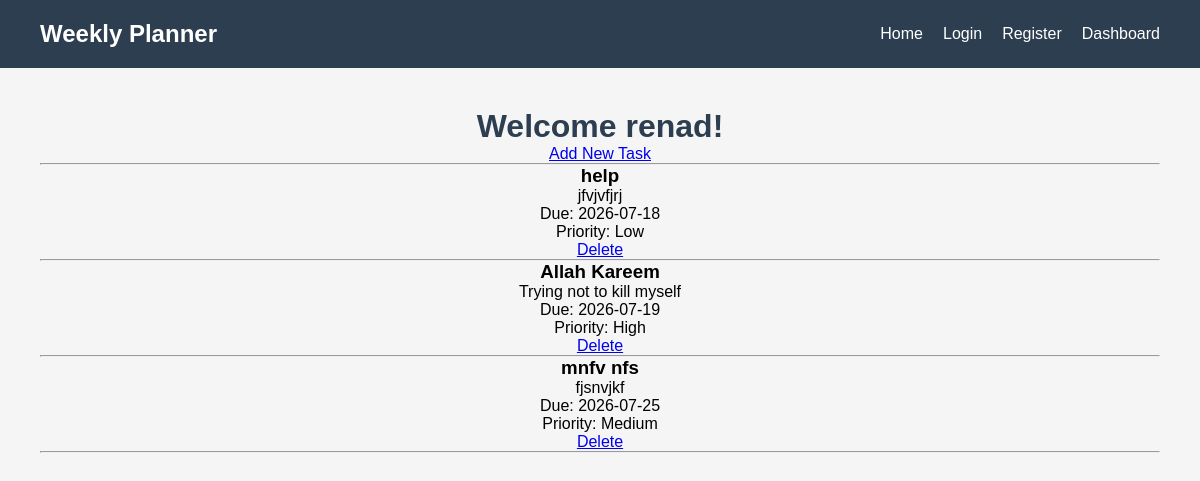
/dashboard (signed in), run on the app's committed database.
### tables this page shows
CREATE TABLE tasks(
            id INTEGER PRIMARY KEY AUTOINCREMENT,
            title TEXT NOT NULL,
            description TEXT,
            due_date TEXT,
            priority TEXT,
            status TEXT DEFAULT 'Not Started',
            created_at TEXT,
            user_id INTEGER NOT NULL,
            FOREIGN KEY(user_id) REFERENCES users(id)
        );

### app.py (the view)
@app.route("/dashboard")
def dashboard():
    if "user_id" not in session:
        return redirect(url_for("login"))
    tasks = get_tasks(session["user_id"])
    return render_template(
        "dashboard.html",
        username=session["username"],
        tasks=tasks
    )

### database.py (called while the page is built)
def get_tasks(user_id):
    connection = sqlite3.connect("planner.db")
    connection.row_factory = sqlite3.Row
    cursor = connection.cursor()
    cursor.execute("SELECT * FROM tasks WHERE user_id = ? ORDER BY due_date", (user_id,))
    tasks = cursor.fetchall()
    connection.close()
    return tasks

### templates/dashboard.html (shortened to what this page needs)
{% extends "base.html" %}
{% block content %}
<h1>Welcome {{ username }}!</h1>
<a href="{{ url_for('add_task_route') }}">Add New Task</a>
<hr>
{% for task in tasks %}
<h3>{{ task["title"] }}</h3>
<p>{{ task["description"] }}</p>
<p>Due: {{ task["due_date"] }}</p>
<p>Priority: {{ task["priority"] }}</p>
<a href="{{ url_for('delete_task_route', task_id=task['id']) }}">
    Delete
</a>
<hr>
{% else %}
<p>No tasks yet.</p>
{% endfor %}
{% endblock %}

### templates/base.html (shortened to what this page needs)
<!DOCTYPE html>
<html lang="en">
    <head>
        <link rel ="stylesheet"
            href="{{ url_for('static', filename='css/style.css') }}">
    </head>
    <body>
        <nav>
            <h2>Weekly Planner</h2>
            <ul>
                <li><a href="{{ url_for('home') }}">Home</a></li>
                <li><a href="{{ url_for('login') }}">Login</a></li>
                <li><a href="{{ url_for('register') }}">Register</a></li>
                <li><a href="{{ url_for('dashboard') }}">Dashboard</a></li>
            </ul>
        </nav>
        <main>
            {% block content %}
            {% endblock %}
        </main>
    </body>
</html>

### static/css/style.css (style rules this page uses)
body { font-family: Arial, sans-serif; background-color: #f5f7fa; text-align: center; }
h1 { color: #2c3e50; }
* { margin: 0; padding: 0; box-sizing: border-box; }
body { font-family: Arial, sans-serif; background: #f5f5f5; }
nav { background: #2c3e50; color: white; display: flex; justify-content: space-between; align-items: center; padding: 20px 40px; }
nav ul { display: flex; list-style: none; gap: 20px; }
nav a { color: white; text-decoration: none; }
main { padding: 40px; }

### data on the page
tasks: title "help", description "jfvjvfjrj", due_date "2026-07-18", priority "Low"
tasks: title "Allah Kareem", description "Trying not to kill myself", due_date "2026-07-19", priority "High"
tasks: title "mnfv nfs", description "fjsnvjkf", due_date "2026-07-25", priority "Medium"

### other printed values
{{ username }} "renad"
